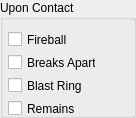
    <widget class="QGroupBox" name="IDC_DEATH_CONTACT_GROUP">
      <property name="geometry">
        <rect>
          <x>168</x>
          <y>262</y>
          <width>136</width>
          <height>118</height>
        </rect>
      </property>
      <property name="title">
        <string>Upon Contact</string>
      </property>
      <property name="visible">
        <bool>true</bool>
      </property>
      <property name="enabled">
        <bool>true</bool>
      </property>
      <property name="flat">
        <bool>false</bool>
      </property>
      <widget class="QCheckBox" name="IDC_DEATH_CONTACT_FIREBALL">
        <property name="geometry">
          <rect>
            <x>8</x>
            <y>30</y>
            <width>88</width>
            <height>19</height>
          </rect>
        </property>
        <property name="text">
          <string>Fireball</string>
        </property>
        <property name="visible">
          <bool>true</bool>
        </property>
        <property name="enabled">
          <bool>true</bool>
        </property>
      </widget>
      <widget class="QCheckBox" name="IDC_DEATH_CONTACT_BREAKS_APART">
        <property name="geometry">
          <rect>
            <x>8</x>
            <y>53</y>
            <width>88</width>
            <height>19</height>
          </rect>
        </property>
        <property name="text">
          <string>Breaks Apart</string>
        </property>
        <property name="visible">
          <bool>true</bool>
        </property>
        <property name="enabled">
          <bool>true</bool>
        </property>
      </widget>
      <widget class="QCheckBox" name="IDC_DEATH_CONTACT_BLAST_RING">
        <property name="geometry">
          <rect>
            <x>8</x>
            <y>76</y>
            <width>88</width>
            <height>19</height>
          </rect>
        </property>
        <property name="text">
          <string>Blast Ring</string>
        </property>
        <property name="visible">
          <bool>true</bool>
        </property>
        <property name="enabled">
          <bool>true</bool>
        </property>
      </widget>
      <widget class="QCheckBox" name="IDC_DEATH_CONTACT_REMAINS">
        <property name="geometry">
          <rect>
            <x>8</x>
            <y>99</y>
            <width>88</width>
            <height>19</height>
          </rect>
        </property>
        <property name="text">
          <string>Remains</string>
        </property>
        <property name="visible">
          <bool>true</bool>
        </property>
        <property name="enabled">
          <bool>true</bool>
        </property>
      </widget>
    </widget>
